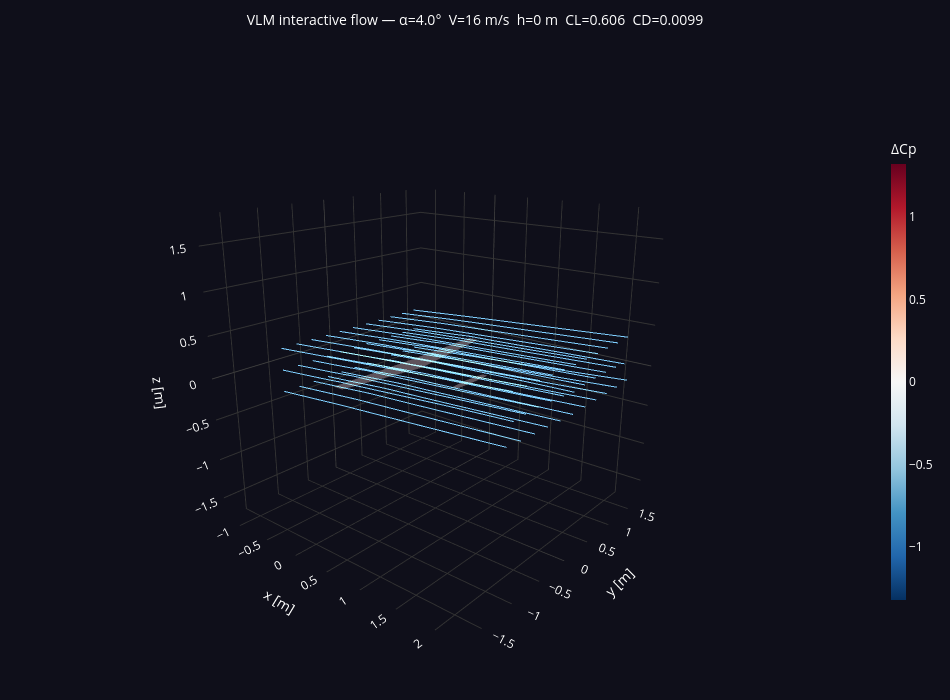

Notebook code cell kept with this figure:
### Markdown cell above
---
## 8 — Interactive 3-D visualisation

`result.plot_interactive()` builds a Plotly figure that you can **rotate, zoom, and pan**
in the browser or inside Jupyter.  It combines:

- Wing surface coloured by **ΔCp** (same RdBu_r scale as the static plots)
- **3-D streamlines** traced through the full velocity field with RK4 integration,
  seeded on a span × z grid one chord upstream of the leading edge

The streamlines reveal the three-dimensional structure of the flow:
how air from in front of the wing tip is deflected inboard and upward,
rolls up into a tip vortex, and spirals behind the trailing edge.

### Code cell
# Interactive Plotly figure — rotate / zoom in the output cell
result.plot_interactive(n_streamlines=40)

### Figure 1 — Plotly figure (JSON) as saved in the notebook; plotly's stock layout.template omitted (floating-point values rounded to 4 significant figures; data arrays with more than 128 entries replaced by an {"elided": "..."} marker saying what was removed)
{"data": [{"cmax": 1.32, "cmid": 0, "cmin": -1.32, "colorbar": {"len": 0.75, "thickness": 15, "tickfont": {"color": "white"}, "title": {"font": {"color": "white"}, "text": "ΔCp"}, "x": 1.02}, "colorscale": [[0, "rgb(5,48,97)"], [0.1, "rgb(33,102,172)"], [0.2, "rgb(67,147,195)"], [0.3, "rgb(146,197,222)"], [0.4, "rgb(209,229,240)"], [0.5, "rgb(247,247,247)"], [0.6, "rgb(253,219,199)"], [0.7, "rgb(244,165,130)"], [0.8, "rgb(214,96,77)"], [0.9, "rgb(178,24,43)"], [1, "rgb(103,0,31)"]], "flatshading": true, "hovertemplate": "x=%{x:.3f}<br>y=%{y:.3f}<br>z=%{z:.3f}<extra>Wing</extra>", "i": {"elided": "864 int values"}, "intensity": {"elided": "864 float values"}, "j": {"elided": "864 int values"}, "k": {"elided": "864 int values"}, "lighting": {"ambient": 0.6, "diffuse": 0.7, "specular": 0.1}, "name": "Wing ΔCp", "opacity": 0.95, "showscale": true, "type": "mesh3d", "x": {"elided": "1728 float values"}, "y": {"elided": "1728 float values"}, "z": {"elided": "1728 float values"}}, {"hoverinfo": "skip", "line": {"color": "rgba(120, 200, 255, 0.55)", "width": 2}, "mode": "lines", "showlegend": false, "type": "scatter3d", "x": {"elided": "201 float values"}, "y": {"elided": "201 float values"}, "z": {"elided": "201 float values"}}, {"hoverinfo": "skip", "line": {"color": "rgba(120, 200, 255, 0.55)", "width": 2}, "mode": "lines", "showlegend": false, "type": "scatter3d", "x": {"elided": "201 float values"}, "y": {"elided": "201 float values"}, "z": {"elided": "201 float values"}}, {"hoverinfo": "skip", "line": {"color": "rgba(120, 200, 255, 0.55)", "width": 2}, "mode": "lines", "showlegend": false, "type": "scatter3d", "x": {"elided": "201 float values"}, "y": {"elided": "201 float values"}, "z": {"elided": "201 float values"}}, {"hoverinfo": "skip", "line": {"color": "rgba(120, 200, 255, 0.55)", "width": 2}, "mode": "lines", "showlegend": false, "type": "scatter3d", "x": {"elided": "201 float values"}, "y": {"elided": "201 float values"}, "z": {"elided": "201 float values"}}, {"hoverinfo": "skip", "line": {"color": "rgba(120, 200, 255, 0.55)", "width": 2}, "mode": "lines", "showlegend": false, "type": "scatter3d", "x": {"elided": "201 float values"}, "y": {"elided": "201 float values"}, "z": {"elided": "201 float values"}}, {"hoverinfo": "skip", "line": {"color": "rgba(120, 200, 255, 0.55)", "width": 2}, "mode": "lines", "showlegend": false, "type": "scatter3d", "x": {"elided": "201 float values"}, "y": {"elided": "201 float values"}, "z": {"elided": "201 float values"}}, {"hoverinfo": "skip", "line": {"color": "rgba(120, 200, 255, 0.55)", "width": 2}, "mode": "lines", "showlegend": false, "type": "scatter3d", "x": {"elided": "201 float values"}, "y": {"elided": "201 float values"}, "z": {"elided": "201 float values"}}, {"hoverinfo": "skip", "line": {"color": "rgba(120, 200, 255, 0.55)", "width": 2}, "mode": "lines", "showlegend": false, "type": "scatter3d", "x": {"elided": "201 float values"}, "y": {"elided": "201 float values"}, "z": {"elided": "201 float values"}}, {"hoverinfo": "skip", "line": {"color": "rgba(120, 200, 255, 0.55)", "width": 2}, "mode": "lines", "showlegend": false, "type": "scatter3d", "x": {"elided": "201 float values"}, "y": {"elided": "201 float values"}, "z": {"elided": "201 float values"}}, {"hoverinfo": "skip", "line": {"color": "rgba(120, 200, 255, 0.55)", "width": 2}, "mode": "lines", "showlegend": false, "type": "scatter3d", "x": {"elided": "201 float values"}, "y": {"elided": "201 float values"}, "z": {"elided": "201 float values"}}, {"hoverinfo": "skip", "line": {"color": "rgba(120, 200, 255, 0.55)", "width": 2}, "mode": "lines", "showlegend": false, "type": "scatter3d", "x": {"elided": "201 float values"}, "y": {"elided": "201 float values"}, "z": {"elided": "201 float values"}}, {"hoverinfo": "skip", "line": {"color": "rgba(120, 200, 255, 0.55)", "width": 2}, "mode": "lines", "showlegend": false, "type": "scatter3d", "x": {"elided": "201 float values"}, "y": {"elided": "201 float values"}, "z": {"elided": "201 float values"}}, {"hoverinfo": "skip", "line": {"color": "rgba(120, 200, 255, 0.55)", "width": 2}, "mode": "lines", "showlegend": false, "type": "scatter3d", "x": {"elided": "201 float values"}, "y": {"elided": "201 float values"}, "z": {"elided": "201 float values"}}, {"hoverinfo": "skip", "line": {"color": "rgba(120, 200, 255, 0.55)", "width": 2}, "mode": "lines", "showlegend": false, "type": "scatter3d", "x": {"elided": "201 float values"}, "y": {"elided": "201 float values"}, "z": {"elided": "201 float values"}}, {"hoverinfo": "skip", "line": {"color": "rgba(120, 200, 255, 0.55)", "width": 2}, "mode": "lines", "showlegend": false, "type": "scatter3d", "x": {"elided": "201 float values"}, "y": {"elided": "201 float values"}, "z": {"elided": "201 float values"}}, {"hoverinfo": "skip", "line": {"color": "rgba(120, 200, 255, 0.55)", "width": 2}, "mode": "lines", "showlegend": false, "type": "scatter3d", "x": {"elided": "201 float values"}, "y": {"elided": "201 float values"}, "z": {"elided": "201 float values"}}, {"hoverinfo": "skip", "line": {"color": "rgba(120, 200, 255, 0.55)", "width": 2}, "mode": "lines", "showlegend": false, "type": "scatter3d", "x": {"elided": "201 float values"}, "y": {"elided": "201 float values"}, "z": {"elided": "201 float values"}}, {"hoverinfo": "skip", "line": {"color": "rgba(120, 200, 255, 0.55)", "width": 2}, "mode": "lines", "showlegend": false, "type": "scatter3d", "x": {"elided": "201 float values"}, "y": {"elided": "201 float values"}, "z": {"elided": "201 float values"}}, {"hoverinfo": "skip", "line": {"color": "rgba(120, 200, 255, 0.55)", "width": 2}, "mode": "lines", "showlegend": false, "type": "scatter3d", "x": {"elided": "201 float values"}, "y": {"elided": "201 float values"}, "z": {"elided": "201 float values"}}, {"hoverinfo": "skip", "line": {"color": "rgba(120, 200, 255, 0.55)", "width": 2}, "mode": "lines", "showlegend": false, "type": "scatter3d", "x": {"elided": "201 float values"}, "y": {"elided": "201 float values"}, "z": {"elided": "201 float values"}}, {"hoverinfo": "skip", "line": {"color": "rgba(120, 200, 255, 0.55)", "width": 2}, "mode": "lines", "showlegend": false, "type": "scatter3d", "x": {"elided": "201 float values"}, "y": {"elided": "201 float values"}, "z": {"elided": "201 float values"}}, {"hoverinfo": "skip", "line": {"color": "rgba(120, 200, 255, 0.55)", "width": 2}, "mode": "lines", "showlegend": false, "type": "scatter3d", "x": {"elided": "201 float values"}, "y": {"elided": "201 float values"}, "z": {"elided": "201 float values"}}, {"hoverinfo": "skip", "line": {"color": "rgba(120, 200, 255, 0.55)", "width": 2}, "mode": "lines", "showlegend": false, "type": "scatter3d", "x": {"elided": "201 float values"}, "y": {"elided": "201 float values"}, "z": {"elided": "201 float values"}}, {"hoverinfo": "skip", "line": {"color": "rgba(120, 200, 255, 0.55)", "width": 2}, "mode": "lines", "showlegend": false, "type": "scatter3d", "x": {"elided": "201 float values"}, "y": {"elided": "201 float values"}, "z": {"elided": "201 float values"}}, {"hoverinfo": "skip", "line": {"color": "rgba(120, 200, 255, 0.55)", "width": 2}, "mode": "lines", "showlegend": false, "type": "scatter3d", "x": {"elided": "201 float values"}, "y": {"elided": "201 float values"}, "z": {"elided": "201 float values"}}, {"hoverinfo": "skip", "line": {"color": "rgba(120, 200, 255, 0.55)", "width": 2}, "mode": "lines", "showlegend": false, "type": "scatter3d", "x": {"elided": "201 float values"}, "y": {"elided": "201 float values"}, "z": {"elided": "201 float values"}}, {"hoverinfo": "skip", "line": {"color": "rgba(120, 200, 255, 0.55)", "width": 2}, "mode": "lines", "showlegend": false, "type": "scatter3d", "x": {"elided": "201 float values"}, "y": {"elided": "201 float values"}, "z": {"elided": "201 float values"}}, {"hoverinfo": "skip", "line": {"color": "rgba(120, 200, 255, 0.55)", "width": 2}, "mode": "lines", "showlegend": false, "type": "scatter3d", "x": {"elided": "201 float values"}, "y": {"elided": "201 float values"}, "z": {"elided": "201 float values"}}, {"hoverinfo": "skip", "line": {"color": "rgba(120, 200, 255, 0.55)", "width": 2}, "mode": "lines", "showlegend": false, "type": "scatter3d", "x": {"elided": "201 float values"}, "y": {"elided": "201 float values"}, "z": {"elided": "201 float values"}}, {"hoverinfo": "skip", "line": {"color": "rgba(120, 200, 255, 0.55)", "width": 2}, "mode": "lines", "showlegend": false, "type": "scatter3d", "x": {"elided": "201 float values"}, "y": {"elided": "201 float values"}, "z": {"elided": "201 float values"}}, {"hoverinfo": "skip", "line": {"color": "rgba(120, 200, 255, 0.55)", "width": 2}, "mode": "lines", "showlegend": false, "type": "scatter3d", "x": {"elided": "201 float values"}, "y": {"elided": "201 float values"}, "z": {"elided": "201 float values"}}, {"hoverinfo": "skip", "line": {"color": "rgba(120, 200, 255, 0.55)", "width": 2}, "mode": "lines", "showlegend": false, "type": "scatter3d", "x": {"elided": "201 float values"}, "y": {"elided": "201 float values"}, "z": {"elided": "201 float values"}}, {"hoverinfo": "skip", "line": {"color": "rgba(120, 200, 255, 0.55)", "width": 2}, "mode": "lines", "showlegend": false, "type": "scatter3d", "x": {"elided": "201 float values"}, "y": {"elided": "201 float values"}, "z": {"elided": "201 float values"}}], "layout": {"font": {"color": "white"}, "height": 700, "margin": {"b": 10, "l": 10, "r": 10, "t": 50}, "paper_bgcolor": "#0f0f1a", "scene": {"aspectmode": "cube", "bgcolor": "#0f0f1a", "camera": {"center": {"x": 0, "y": 0, "z": 0}, "eye": {"x": 1.5, "y": -1.8, "z": 0.8}}, "xaxis": {"backgroundcolor": "#0f0f1a", "gridcolor": "#333", "range": [-1.275, 2.325], "tickfont": {"color": "white"}, "title": {"font": {"color": "white"}, "text": "x [m]"}, "zerolinecolor": "#444"}, "yaxis": {"backgroundcolor": "#0f0f1a", "gridcolor": "#333", "range": [-1.8, 1.8], "tickfont": {"color": "white"}, "title": {"font": {"color": "white"}, "text": "y [m]"}, "zerolinecolor": "#444"}, "zaxis": {"backgroundcolor": "#0f0f1a", "gridcolor": "#333", "range": [-1.771, 1.828], "tickfont": {"color": "white"}, "title": {"font": {"color": "white"}, "text": "z [m]"}, "zerolinecolor": "#444"}}, "title": {"font": {"color": "white", "size": 14}, "text": "VLM interactive flow — α=4.0°  V=16 m/s  h=0 m  CL=0.606  CD=0.0099", "x": 0.5}, "width": 950}}
